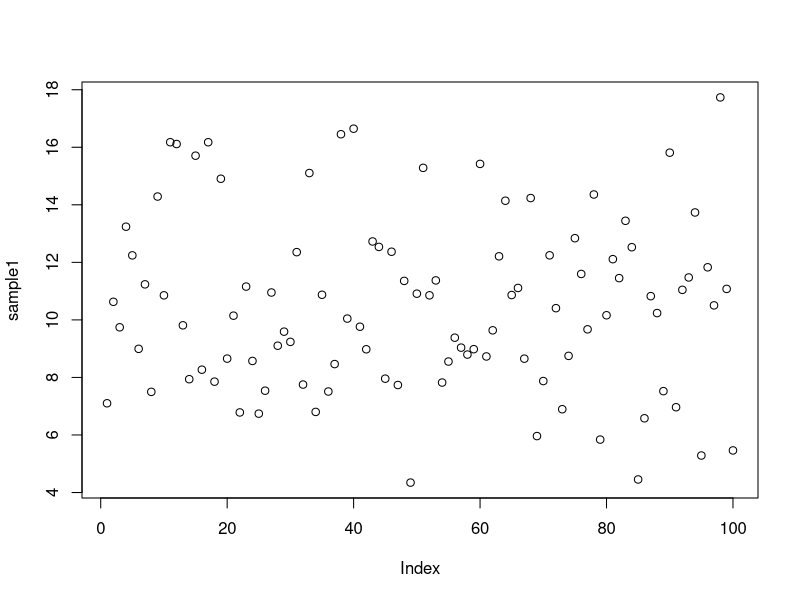

Write R code to recreate this figure.
# Description: stem plots

sample1 <- rnorm(100, mean = 10, sd = 3) # creates a normal distribution (bell curve)

sample1 # difficult to parse this data

plot(sample1) # doesn't clearly indicate anything

stem(sample1) # demonstrates a normal curve

stem(sample1, scale = 2)
stem(sample1, atom = 1e-08)
